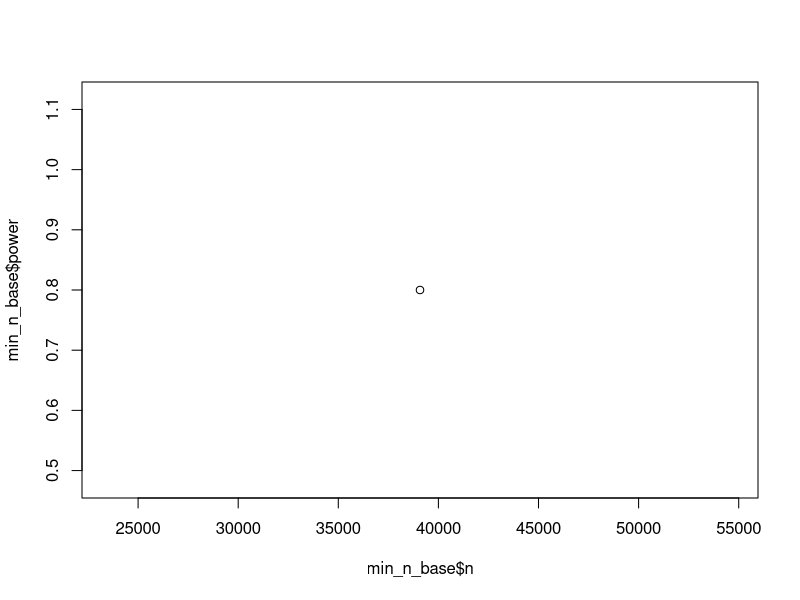
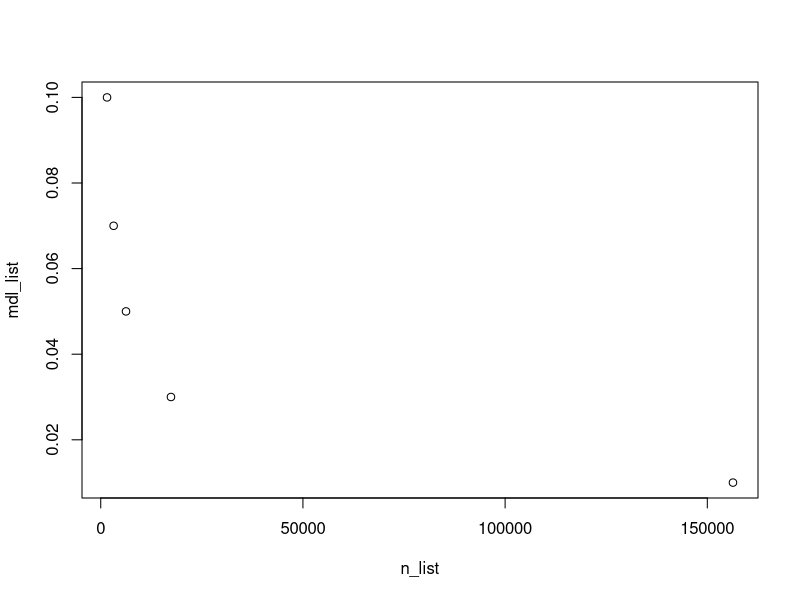
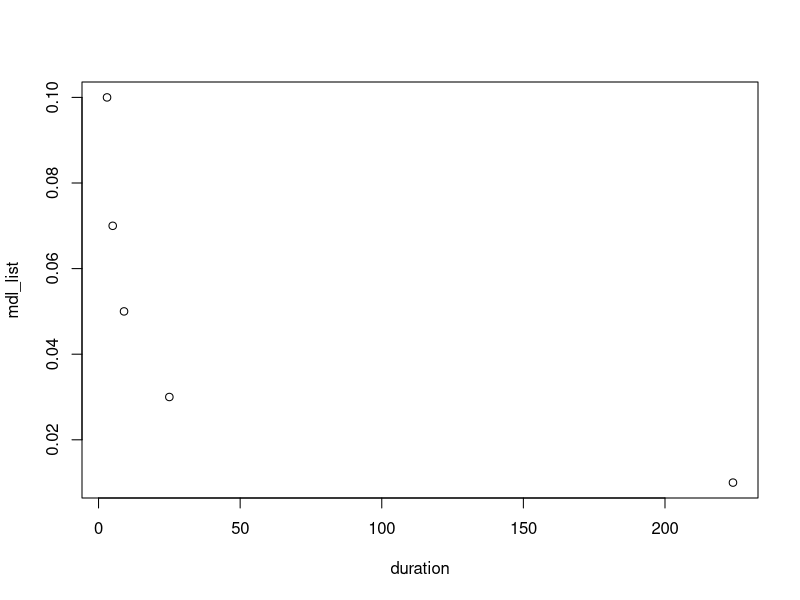
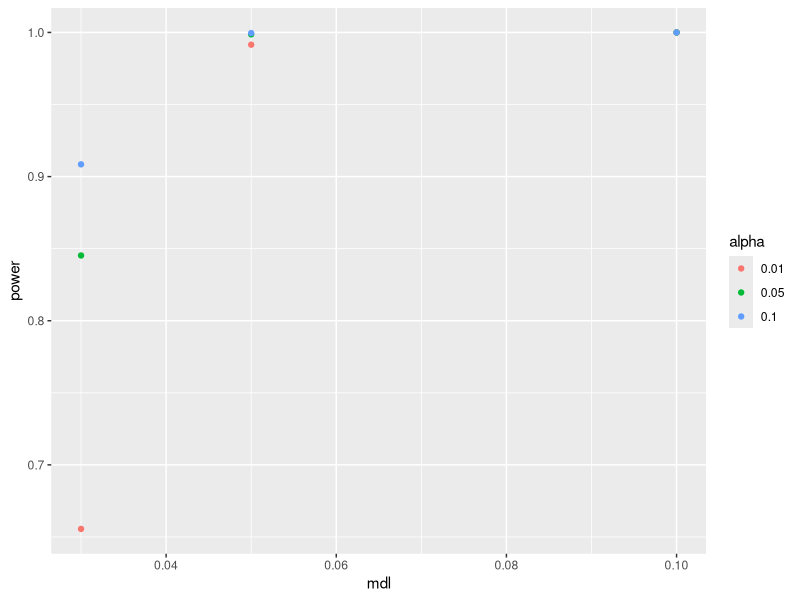

The R script that drew these images, in order:
##----------------------------------------------------------------
# IAA Homework 5: Power Curve Base Script
# Aaron Baker (ambaker31991@gmail.com)
##----------------------------------------------------------------

rm(list = ls())

require(dplyr)
require(ggplot2)
require(scales)

#--------------------------------------
# Calculate minimum sample size
#--------------------------------------

# Estimates of the control parameters:
p0 <- 0.501 # This typically comes from the historical data
daily_sample_amount <- 1400 # This typically the average historical daily amount in the time period expecting to test

#Set of minimum sample size parameters
alpha <- 0.05 #the probability of a false positive
beta <- 0.20 #the probability of a false negative
power <- 1 - beta #the probability of a true positive
mdl <- 0.02 # the minimum detectable lift to design test for. defined as the % difference
smp_ratio <- 1 #equal sample size in each variant 
direction <- 'two.sided' #type of test

#Calculate the minimum sample size (continuous) using power.t.test (base R)
min_n_base <- power.prop.test(n=NULL, #leaving this Null will return the minimum sample required
                           p1=p0,
                           p2=(p0*(1+mdl)),
                           sig.level=alpha, 
                           power=power, 
                           alternative=c(direction))

min_n_base$n #note this is per variant
plot(min_n_base$n, min_n_base$power)

## POWER CURVE ONE ## Hannah PPT
mdl_list = c(0.01, 0.03, 0.05, 0.07, 0.1)
n_list = c()
power_list = c()

for (i in mdl_list) {

  min_n_base <- power.prop.test(n=NULL, #leaving this Null will return the minimum sample required
                                p1=p0,
                                p2=(p0*(1+i)),
                                sig.level=alpha, 
                                power=power, 
                                alternative=c(direction))
  n_list <- c(n_list, min_n_base$n)
  power_list <- c(power_list, min_n_base$power)
}

plot(n_list, mdl_list)

#Total Test Sample:
min_n <- ceiling(n_list+1) #typically round up and add one to deal with rounding errors
total_n <- min_n * 2

#Total Duration of Test
duration = ceiling(total_n/daily_sample_amount)

plot(duration, mdl_list) #16 day difference in duration between mdl = 0.03 and mdl = 0.05

## POWER CURVE TWO ## Taylor PPT
mdl_list = c(0.03, 0.05, 0.1)
alpha_list = c(0.01, 0.05, 0.10)
power_list = c()
df = data.frame( mdl = c(0.03,0.03,0.03,0.05,0.05,0.05,0.1,0.1,0.1),
                 alpha = c(alpha_list,alpha_list,alpha_list))

for (i in mdl_list) {
  for (a in alpha_list){
  
    min_n_base <- power.prop.test(n=14*daily_sample_amount, 
                                  p1=p0,
                                  p2=(p0*(1+i)),
                                  sig.level=a, 
                                  power=NULL, 
                                  alternative=c(direction))
    
    power_list <- c(power_list, min_n_base$power)
    }
}
df$power = power_list

df$alpha = as.factor(df$alpha)
ggplot(data = df, aes(x = mdl, y = power, color = alpha)) + geom_point()
# mdl = 0.03 and alpha = 0.01 does not reach power of 80% in 14 days

# reco mdl = 0.05 and alpha = 0.01 fpr power of 0.991 in a 14 day duration
# increasing mdl doesn't net much additional power, decreasing mdl gives up sunstantial pwer
# increasing alpha doesn't net additional power but does increase false positive rate 

